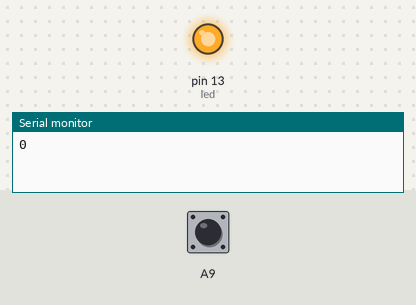
Bench run of a sketch on a simulated Teensy 4. Shown: output pins drawn as LEDs (lit = HIGH), the last lines printed to the serial monitor. The test bench sets the inputs (shaded band); at power-on: A9 HIGH.

Above: at 1.2 s.
1.3 s: A9 pulled LOW for 0.15 s
At 1.8 s:
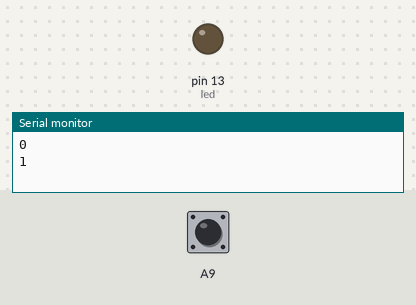
2.9 s: A9 pulled LOW for 1 s
At 4.2 s:
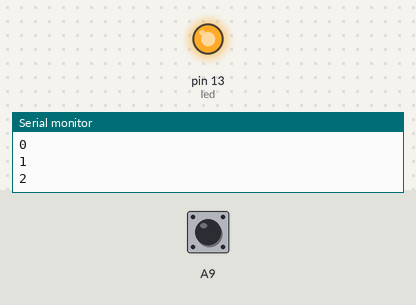
5.4 s: A9 pulled LOW for 3.2 s
At 9.0 s:
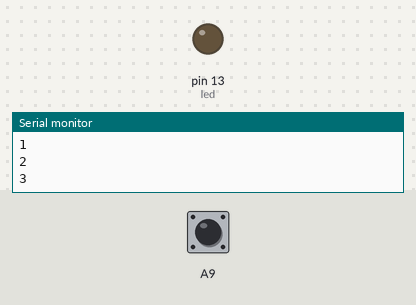
Timing chart, 0 to 10.5 s (numbered marks = the images above; inputs shaded):
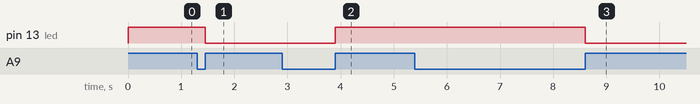

The sketch:

electrotactiloscope.ino
```cpp
/*
   Electrotactiloscope.
   I wheel controlling a stop motion.

   The wheel has a laser and a photoresistor, when the beam is cut, a signal
   is sent to a computer playing a video using mplayer/mpv.
   The signal is actually a fake keyboard request to press a dot '.' which
   is the instruction to play a frame and pause.

   This code is for Teensy or Leonardo, the Keyboard mode must be selected
   and the country of the keyboard must be specified correctly.
 */

bool oldVal = 0;
const int led = 13;

void setup() {
    Serial.begin(115200);
    pinMode(A9, INPUT_PULLUP);
    pinMode(led, OUTPUT);
}

void loop() {
    bool newVal = digitalRead(A9);

    // check for laser detection rising edge:
    if (oldVal == 0 && newVal == 1) {
        // send next frame instruction (mpv/mplayer):
        Keyboard.print('.');

        static int cpt = 0;
        Serial.println(cpt++);

        digitalWrite(led, !digitalRead(led));
        delay(1); // debounce
    }

    oldVal = newVal;
}
```

Measured:
- after the input at 1.3 s, pin 13 (led): HIGH → LOW after 0.15 s
- after the input at 2.9 s, pin 13 (led): LOW → HIGH after 1.0 s
- after the input at 5.4 s, pin 13 (led): HIGH → LOW after 3.2 s
